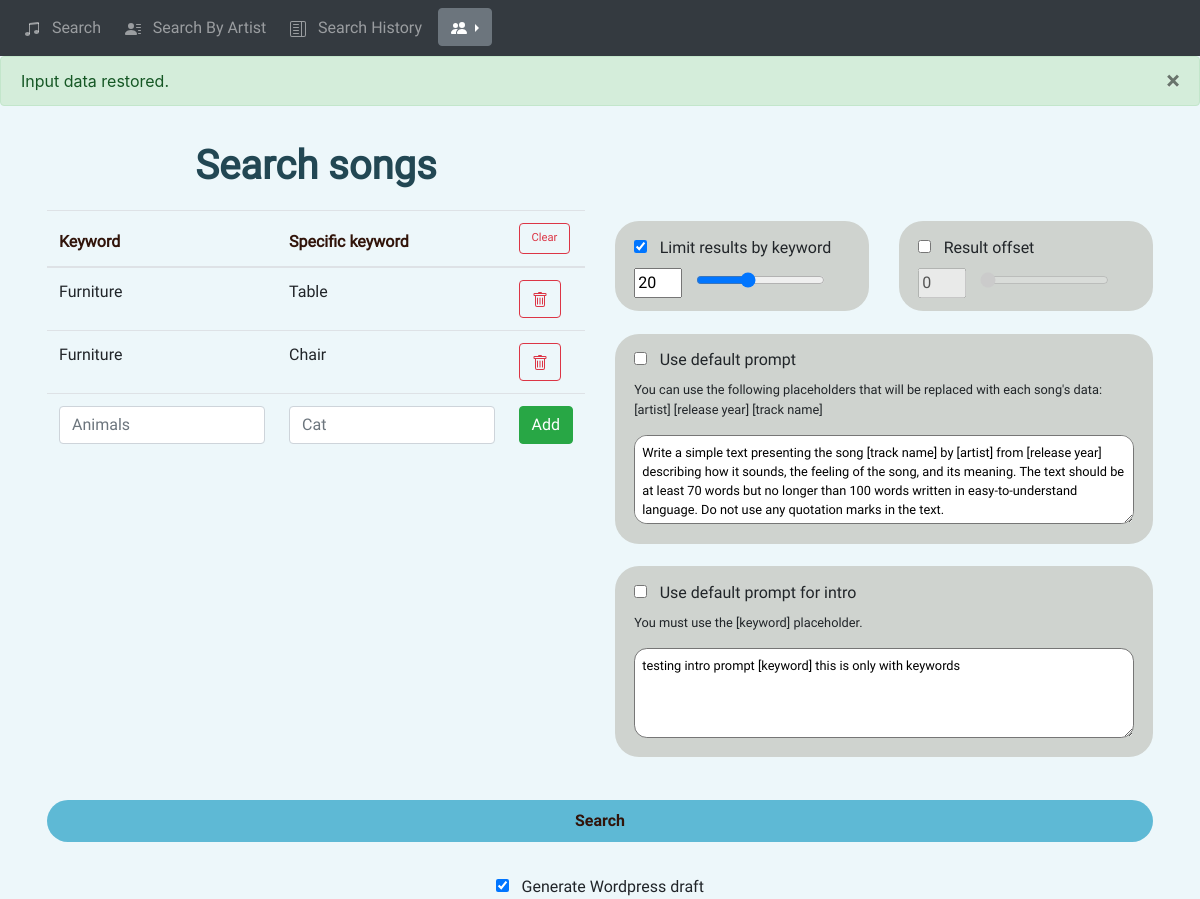
Screenshot of /search?search_id=1 (signed in) with the database file from the repository.
### sd_app/models.py (models this page shows)
class Search(db.Model):
    id = db.Column(db.Integer, primary_key=True)
    date = db.Column(db.DateTime(timezone=True), default=func.now())
    user = db.Column(db.String(150))
    keywords = db.Column(db.String(150))
    status = db.Column(db.String(150))
    prompt = db.Column(db.String(516))
    intro_prompt = db.Column(db.String(516))
    user_id = db.Column(db.Integer, db.ForeignKey("user.id"))
    by_artist = db.Column(db.Integer, default=0)
    user_inst = db.relationship("User", back_populates="searches")

### sd_app/views.py (the view, shortened to what this page needs)
@views.route('/', methods=['GET', 'POST'])
@views.route('/search', methods=['GET', 'POST'])
@login_required
def search():
    global input_data, flag_bkg, app, stopper
    prompt = default_prompt
    intro_prompt = default_intro_prompt
    search_id = request.args.get('search_id', None)
    if request.method == 'GET':
        if search_id is not None:
            flash('Input data restored.', category='success')
            search = Search.query.get(search_id)
            clear(flash_msg=False, what_to_clear='input')
            input_data['keywords'] = pd.DataFrame(json.loads(search.keywords))
            prompt = search.prompt
            intro_prompt = search.intro_prompt
            save_input_data(input_data['keywords'])
        else:
            input_data['keywords'] = read_data()
    input_data_tuple = to_tuples(input_data['keywords'])
    return render_template("search.html",
                           input_data=input_data_tuple,
                           user=current_user,
                           prompt=prompt,
                           intro_prompt=intro_prompt,
                           existing = search_id is not None)

### sd_app/__init__.py (called while the page is built)
def create_app():
    global app
    app = Flask(__name__)
    app.config['SECRET_KEY'] = 'THISISTHESECRETKEY'
    app.config['SQLALCHEMY_DATABASE_URI'] = db_string_conn
    db.init_app(app)
    env = Environment(  # Jinja env
        loader=PackageLoader("sd_app"),
        autoescape=select_autoescape()
    )
    from .views import views
    from .auth import auth
    from .api import api
    app.register_blueprint(views, url_prefix='/')
    app.register_blueprint(auth, url_prefix='/')
    app.register_blueprint(api, url_prefix='/api/')
    from .models import User
    create_database(app)
    login_manager = LoginManager()
    login_manager.login_view = 'auth.login'
    login_manager.init_app(app)
    @login_manager.user_loader
    def load_user(id):
        return User.query.get(int(id))
    return app

### sd_app/views.py (called while the page is built)
def save_input_data(input_data):
    input_data.to_csv(input_path, header=False)

def to_tuples(input_data):
    return list(input_data.itertuples(index=True, name=None))

@views.route('/clear', methods=['POST'])
@login_required
def clear(flash_msg=True, what_to_clear=None):
    global input_data
    if what_to_clear is None:
        what_to_clear = json.loads(request.data)['what_to_clear']
    if what_to_clear == 'input':
        input_data['keywords'] = pd.DataFrame(columns=['keyword', 'sp_keyword'])
        save_input_data(input_data['keywords'])
        if flash_msg:
            flash('Input data cleared.', category='error')
    elif what_to_clear == 'history':
        for search in Search.query.all():
            delete_search(flash_msg=False, idx=search.id)
        flash('Search history cleared.', category='error')
    return jsonify({})

### sd_app/templates/search.html (shortened to what this page needs)
{% extends "base.html" %} {% block title %}Song search{% endblock %}
{% block content %}
<div class="container-fluid">
<div class="row"><div class="col-lg-6" style="justify-content:center;text-align:center">
  <h1 class="page-title">Search songs</h1></div></div>
  <div class="row">
    <div class="col-lg-6">
      <table class="table" id="keyword-table">
          <thead>
              <tr>
              <th scope="col">Keyword</th>
              <th scope="col">Specific keyword</th>
              <th scope="col">
                <button type="button" class="btn btn-outline-danger" onClick="clear_table('input')" style="font-size:70%">Clear</button>
              </th>
              </tr>
          </thead>
          <tbody>
              {%for idx, keyword, sp_kw in input_data %}
          <tr>
          <td>
              {{keyword.title()}}
          </td>
          <td>
              {{sp_kw.title()}}
          </td>
          <td class="column_action">
              <button type="button" class="btn btn-outline-danger" onClick="delete_row({{ idx }}, 'input')">
              </button>
          </td>
          </tr>
              {% endfor %}
          <form method="POST">
          <tr>
            <td>
              <div class="form-group">
                <input
                  autofocus
                  type="text"
                  class="form-control"
                  id="keyword"
                  name="keyword"
                  placeholder="Animals"
                />
              </div>
            </td>
            <td>
              <div class="form-group">
                <input
                  type="text"
                  class="form-control"
                  id="sp_keyword"
                  name="sp_keyword"
                  placeholder="Cat"
                />
              </div>
            </td>
            <td class="column_action">
              <button type="submit" class="btn btn-success" id="btn-new-row">
                Add
              </button>
            </td>
          </tr>
          </form>
        </tbody>
      </table>
    </div>
    <div class="col-lg-6">
    <div class="row">
    <div class="col-lg-6">
    <form method="POST">
        <div class="nice-container basic-padding">
          <div class="horizontal-container">
            <input checked type="checkbox" value="limited" id="check-limit-kw" name="check-limit-kw" class="checkbox">
            <label for="limit-range-kw" >Limit results by keyword</label></div>
          <div class="horizontal-container">
            <input  type="number" value="20" id="limit-range-kw-txt" name="limit-range-kw-txt" style="max-width:3em">  &nbsp
            <input type="range" id="limit-range-kw" min="1" max="50" step="1" value="20" style="flex:1">
          </div>
        </div>
    </div>
    <div class="col-lg-6">
        <div class="nice-container basic-padding">
          <div class="horizontal-container">
          <input type="checkbox" value="limited" id="check-offset" name="check-offset" class="checkbox">
          <label for="offset-range" >Result offset</label></div>
          <div class="horizontal-container">
          <input disabled type="number" value="0" id="offset-range-txt" name="offset-range-txt" style="width:3em">  &nbsp
          <input disabled type="range" id="offset-range" min="0" max="50" step="1" value="0">
          </div>
      </div>
    </div>
  </div>
  <div class="row">
    <div class="col-lg-12">
      <div class="nice-container basic-padding" >
        <div class="horizontal-container" style="white-space: nowrap;align-items:flex-end">
        <input {{ "" if existing else "checked" }} type="checkbox" value="limited" id="check-prompt" name="check-prompt" class="checkbox">
        <label for="prompt" >Use default prompt</label>
        </div>
        <div {{ "" if existing else "hidden" }} id="prompt-div" class="horizontal-container">
          <p class="text" style="white-space: pre-wrap" id="prompt-rules" >You can use the following placeholders that will be replaced with each song's data:
[artist] [release year] [track name]</p>
        <textarea {{ "" if existing else "disabled" }} class="text basic-padding"  name="prompt" id="prompt" style="width:100%;border-radius:1em;min-height:7em" >{{prompt}}</textarea>
        </div>
    </div>
    </div>
  </div>
  <div class="row">
    <div class="col-lg-12">
      <div class="nice-container basic-padding" >
        <div class="horizontal-container" style="white-space: nowrap;align-items:flex-end">
        <input {{ "" if existing else "checked" }} type="checkbox" value="limited" id="check-intro-prompt" name="check-intro-prompt" class="checkbox">
        <label for="intro-prompt" >Use default prompt for intro</label></div>
        <div {{ "" if existing else "hidden" }} id="intro-prompt-div" class="horizontal-container">
          <p class="text" style="white-space: pre-wrap" id="intro-prompt-rules" >You must use the [keyword] placeholder.</p>
        <textarea {{ "" if existing else "disabled" }} class="text basic-padding"  name="intro-prompt" id="intro-prompt" style="width:100%;border-radius:1em;min-height:7em" >{{intro_prompt}}</textarea>
        </div>
    </div>
    </div>
  </div>
  </div>
  </div>
    <div class="row" style="margin-top:2em;text-align:center">
          <div class="col-md-12">
            <button type="submit" class="btn btn-primary basic-padding" id="btn-search" data-toggle="modal" data-target="#modal_searching" style="width:100%">
              Search
            </button>
          </div>
        </div>
        <div class="row" style="margin-top:2em;text-align:center">
              <div class="col-md-12">
                <input checked type="checkbox" value="limited" id="wordpress" name="wordpress" class="checkbox">
          <span class="text" style="font-size:1em">Generate Wordpress draft</label>
              </div>
            </div>
    </div></form>
  </div>
{% endblock %}

### sd_app/static/base.css (style rules this page uses)
:root { --background:#edf7fa; --background-secondary:#cfd3cf; --primary:#5eb9d5; --primary-title:#224753; --secondary: #d57a5e; --text: #31140a; }
.page-title { color:var(--primary-title); font-family:roboto; font-weight:bold; margin-top: 0.5em; margin-bottom: 0.5em; }
table { margin-bottom: 5em; font-family:roboto; padding: 0.85em 1.2em; }
th { color:var(--text); }
button, input, label { font-family:roboto; }
.column_action { justify-content: center; }
.text { font-family: roboto; font-size: 0.8em; }
.basic-padding { padding: 0.55em }
.horizontal-container { flex-direction: row; align-items: center; justify-content: flex-start; }
.nice-container { padding: 0.85em 1.2em; margin: 0.7em 0; justify-content: flex-start; background-color: var(--background-secondary); border-radius: 1.5em; }
.checkbox { margin-right:0.5em; }
.btn-primary { background-color: var(--primary); color:var(--text); font-family: roboto-bold; border-radius: 2em; border-style: none; }
html, body { background-color: var(--background); margin:0; padding:0;; }

### rows the page displays
Search: prompt "Write a simple text presenting the song [track name] by [artist] from [release year] describing how it sounds, the feeling of the song, and its meaning. The text should be at least 70 words but no longer than 100 words written in easy-to-understand language. Do not use any quotation marks in the text.", intro-prompt "testing intro prompt [keyword] this is only with keywords"

### other values shown
{{ message }} "Input data restored."
{{ keyword.title() }} "Furniture" "Furniture"
{{ sp_kw.title() }} "Table" "Chair"
